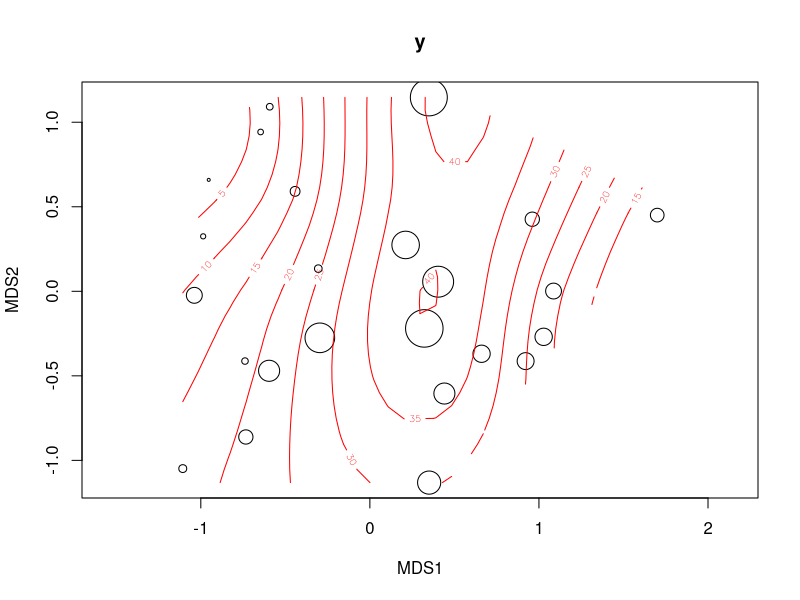

Generate this figure with R: (Note: this script raises an error after producing the figure.)
#   __      _____             _              __        _       
# <(o )___ |  _  |___ ___ ___| |_ ___ ___   |  |   ___| |_ ___ 
# ( ._> /  |   __|  _| -_|_ -|  _| -_|_ -|  |  |__| .'| . |_ -|
#  `---'   |__|  |_| |___|___|_| |___|___|  |_____|__,|___|___|
#==============================================================================
# Surface fitting
#==============================================================================
# Title          : Plotting Survival Curves.r
# Description    : Vector fitting is popular, and it provides a compact way 
#                  of simultaneously displaying a large number of environmental 
#                  variables. However, it implies a linear relationship between
#                  ordination and environment: direction and strength are all 
#                  you need to know. 
# Author         : Isaias V. Prestes <isaias.prestes@gmail.com>
# Date           : 20170324
# Version        : 0.0.1
# Usage          : Run in R 3.4
# Notes          : Original on Vegan package documentation.
# R version      : 3.4
#==============================================================================

#==============================================================================
# LIBRARY DEPENDENCE
#==============================================================================
library(vegan)

#==============================================================================
# Surfacing
#==============================================================================
data(varespec)
data(varechem)
vare.dist <- vegdist(varespec)
vare.mds <- monoMDS(vare.dist)
ordisurf(vare.mds ~ Baresoil, varechem, bubble = 5)

ef <- envfit(vare.mds, varechem, permu = 999)
ef
ef <- envfit(vare.mds ~ Al + Ca, varechem)
plot(vare.mds, display = "sites")
plot(ef)
tmp <- with(varechem, ordisurf(vare.mds, Al, add = TRUE))
with(varechem, ordisurf(vare.mds, Ca, add = TRUE, col = "green4"))

